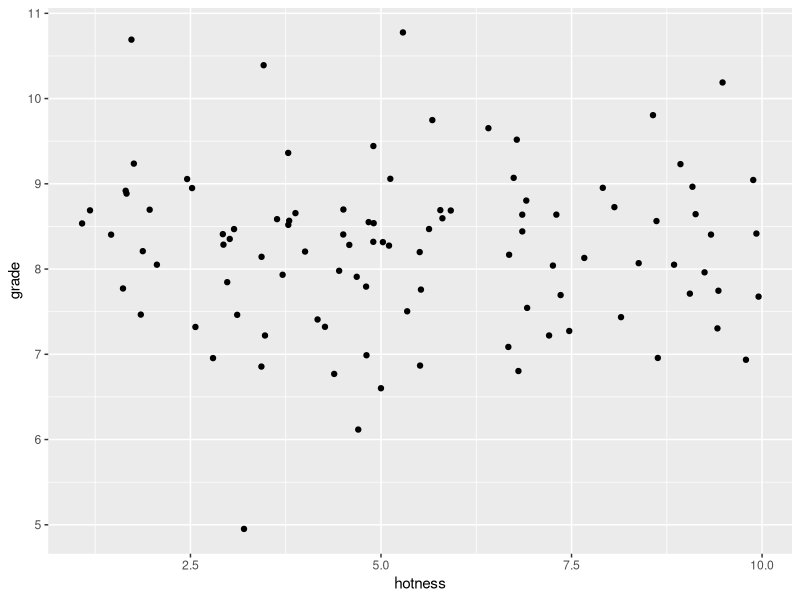

Reproduce this figure in R.
## ---- chunk 1
require(ggplot2)
mydf<-data.frame(rnorm(n = 100,mean=8.3),runif(n=100,min=1,max=10))
names(mydf)<-c("grade","hotness")
qplot(hotness,grade,data=mydf)

